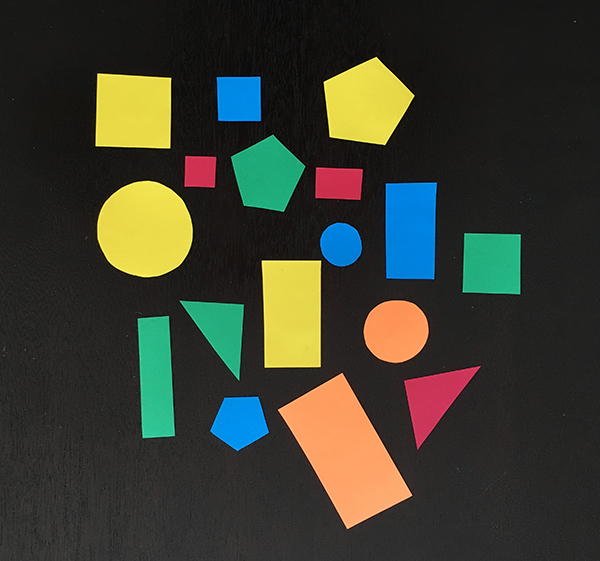
#> input picture Tutorial pyimagesearch.com/shape-detection/shapes_and_colors.png, 600 x 561 px, given in place of the camera
$ python mide_color.py   (Python 2 division)
#> lines starting #> are read from the running program, lines starting #| are printed output that depends on the picture; after the words box and inside, x2 and y2 are one past the last pixel; in counts of white or black regions, pixels touching at a corner belong together
# -*- coding: cp1252 -*-
# Tomado de https://www.pyimagesearch.com/2015/09/14/ball-tracking-with-opencv/
# y modificado con https://www.pyimagesearch.com/2016/01/04/unifying-picamera-and-cv2-videocapture-into-a-single-class-with-opencv/
# para poder usarlo con la picamera o con una webcam normal
# El objetivo es medir el color de un pixel central cada vez que pulse la barra espaciadora.
# USAGE
# python mide_color.py --picamera 1 si es con picamera o sin parámetro picamera si es con una webcam normal

# import the necessary packages
from collections import deque
import numpy as np
import argparse
import imutils
import cv2
from imutils.video import VideoStream
import time

# construct the argument parse and parse the arguments
ap = argparse.ArgumentParser()
ap.add_argument("-b", "--buffer", type=int, default=64,
	help="max buffer size")
ap.add_argument("-p", "--picamera", type=int, default=-1,
	help="whether or not the Raspberry Pi camera should be used")
args = vars(ap.parse_args())

# define the lower and upper boundaries of the "green"
# ball in the HSV color space, then initialize the
# list of tracked points
greenLower = (26, 144, 196)
greenUpper = (32, 250, 215)
pts = deque(maxlen=args["buffer"])

camera = VideoStream(usePiCamera=args["picamera"] > 0).start()
time.sleep(2.0)

font = cv2.FONT_HERSHEY_SIMPLEX


# keep looping
while True:
	# grab the current frame
	frame = camera.read()
#> frame is the input picture: shape (561, 600, 3); mean B, G, R 47.5, 60.1, 58.4

	# resize the frame, blur it, and convert it to the HSV
	# color space
	frame = imutils.resize(frame, width=600)

        # Le damos la vuelta
        frame=cv2.flip(frame,1)
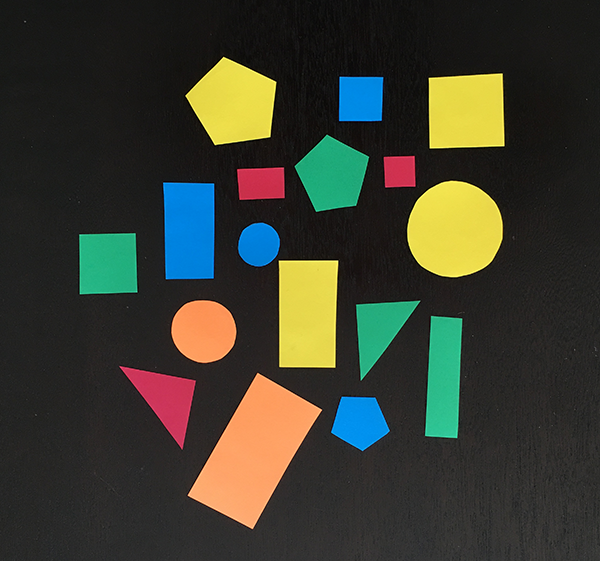
#> frame: shape (561, 600, 3); mean B, G, R 47.5, 60.1, 58.4

        #cv2.putText(frame,"width="+str(width)+ " height="+str(height),(225,300), font, 1,(255,255,255),2)


	#print "dimensiones imagen:", frame.shape
	# blurred = cv2.GaussianBlur(frame, (11, 11), 0)
	hsv = cv2.cvtColor(frame, cv2.COLOR_BGR2HSV)
#> hsv: shape (561, 600, 3); mean H, S, V 41.9, 59.2, 71.2

	# construct a mask for the color "green", then perform
	# a series of dilations and erosions to remove any small
	# blobs left in the mask
	mask = cv2.inRange(hsv, greenLower, greenUpper)
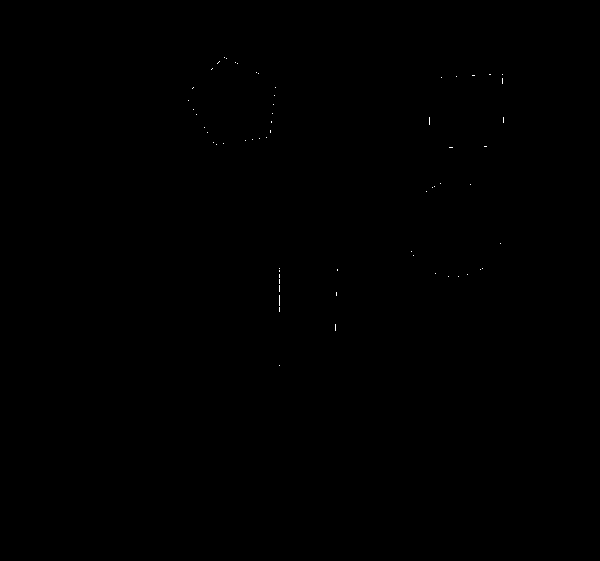
#> mask: shape (561, 600); 0.04% white in thin lines or dots, all inside (x1, y1, x2, y2) = (188, 57, 504, 366)
	mask = cv2.erode(mask, None, iterations=2)
#> mask: shape (561, 600); every value is 0
	mask = cv2.dilate(mask, None, iterations=2)

	# find contours in the mask and initialize the current
	# (x, y) center of the ball
	cnts = cv2.findContours(mask.copy(), cv2.RETR_EXTERNAL,
		cv2.CHAIN_APPROX_SIMPLE)[-2]
#> cnts = []
	center = None


        #cv2.putText(frame,"cnts="+str(cnts),(300,30), font, 0.7,(255,255,255),2)
        cv2.putText(frame,"cnts="+str(len(cnts)),(5,30), font, 0.7,(255,255,255),2)
        # Pintamos un circulo alrededor del pixel central pero atencion porque las
        # coordenadas aqui son columna y fila
        cv2.circle(frame,(330,225), 10, (0,255,0), 3)

        # Leemos el pixel central pero atencion porque las
        # coordenadas aqui son fila y columna
        px = frame[225,330]
#> px = [18, 19, 23]
        # cprint "pixel central=", px
        cv2.putText(frame,"cnts="+str(len(cnts))+". px="+str(px),(5,30), font, 0.9,(255,255,255),2)
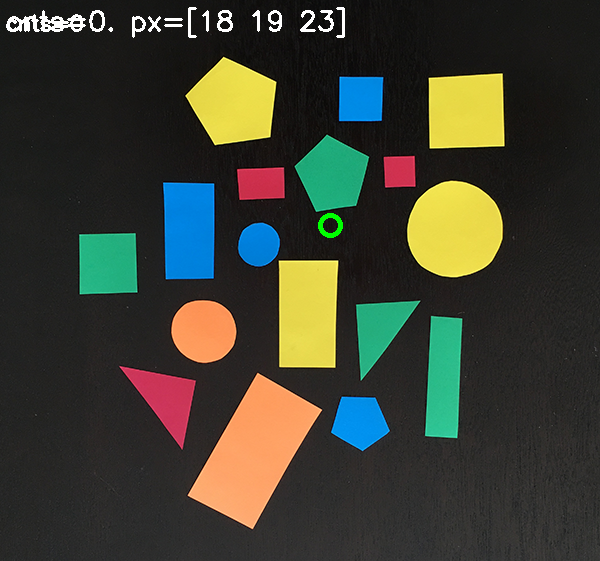
#> frame: shape (561, 600, 3); mean B, G, R 49.2, 62, 60
	# only proceed if at least one contour was found
	if len(cnts) > 0:
		# find the largest contour in the mask, then use
		# it to compute the minimum enclosing circle and
		# centroid
		c = max(cnts, key=cv2.contourArea)
		((x, y), radius) = cv2.minEnclosingCircle(c)
		M = cv2.moments(c)
		center = (int(M["m10"] / M["m00"]), int(M["m01"] / M["m00"]))

		# only proceed if the radius meets a minimum size
		if radius > 10:
			# draw the circle and centroid on the frame,
			# then update the list of tracked points
			cv2.circle(frame, (int(x), int(y)), int(radius),
				(0, 255, 255), 2)
			cv2.circle(frame, center, 5, (0, 0, 255), -1)

	# update the points queue
#	pts.appendleft(center)

	# loop over the set of tracked points
#	for i in xrange(1, len(pts)):
		# if either of the tracked points are None, ignore
		# them
#		if pts[i - 1] is None or pts[i] is None:
#			continue

		# otherwise, compute the thickness of the line and
		# draw the connecting lines
#		thickness = int(np.sqrt(args["buffer"] / float(i + 1)) * 2.5)
#		cv2.line(frame, pts[i - 1], pts[i], (0, 0, 255), thickness)

        # px = frame[330,225]
        # print "pixel central=", px
        # cv2.circle(frame,(330,225), 5, (0,255,0), -1)
	# show the frame to our screen
	cv2.imshow("Frame", frame)
	key = cv2.waitKey(1) & 0xFF
#> (key q is pressed here)
	# key = cv2.waitKey(0)

	# if the 'p' key is pressed, entramos en un bucle hasta pulsar 'c'
	if key == ord("p"):
                print "Pulsa c para continuar"
		while key != ord("c"):
                        key = cv2.waitKey(1) & 0xFF


	# if the 'q' key is pressed, stop the loop
	if key == ord("q"):
		break

# cleanup the camera and close any open windows
#> (the run stopped early here; a loop or call above may not have finished)
